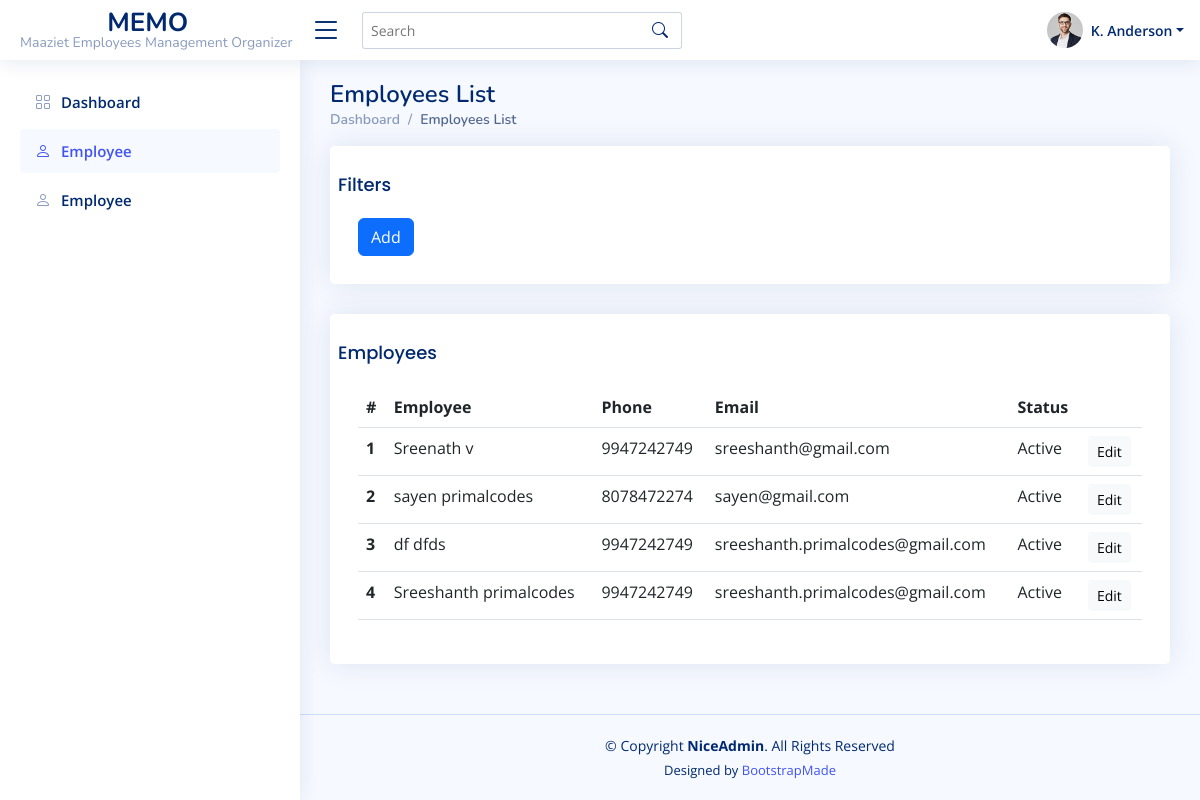
The page /list-employee/ on the database its author committed.
### employee_app/models.py (models this page shows)
class Employee(BaseContent):
    full_name = models.CharField(max_length=100,null=True)
    last_name = models.CharField(max_length = 100, null = True)
    phone = models.CharField(max_length = 100, null = True)
    email = models.EmailField()

### employee_app/views.py (the view)
# urls.py: path('list-employee/',views.employees_list,name='list-employee'),
def employees_list(request):
    sql_con.row_factory = dict_factory
    cur = sql_con.cursor()
    page_context = {"Dashboard":reverse('index_page')}
    page_header = "Employees List"
    employees = cur.execute("SELECT * FROM employee_app_employee").fetchall()
    return render(request,'list_employees.html',locals())

### sqliteqs/config.py (called while the page is built)
def dict_factory(cursor, row):
    d = {}
    for idx, col in enumerate(cursor.description):
        d[col[0]] = row[idx]
    return d

### employee_app/templates/list_employees.html (shortened to what this page needs)
{% extends 'index_page.html' %}
{% load static %}
{% block container %}
<div class="card p-2">
    <h5 class="card-title">Filters</h5>
    <div class="card-body">
        <a class="btn btn-primary float-right" href="{% url 'create-employee' %}">Add</a>
    </div>
</div>
<div class="card p-2">
    <h5 class="card-title">Employees</h5>
    <div class="card-body">
        <table table id="basic-datatable" class="table dt-responsive nowrap w-100">
            <thead>
                <tr>
                    <th scope="col">#</th>
                    <th scope="col">Employee</th>
                    <th scope="col">Phone</th>
                    <th scope="col">Email</th>
                    <th scope="col">Status</th>
                    <th scope="col"></th>
                </tr>
            </thead>
            <tbody>
                {% for obj in employees %}
                <tr>
                    <th scope="row">{{forloop.counter}}</th>
                    <td>{{obj.full_name}} {{obj.last_name}}</td>
                    <td>{{obj.phone}}</td>
                    <td>{{obj.email}}</td>
                    <td>{% if obj.active == 1 %}Active{% endif %}</td>
                    <td>
                        <button class="btn btn-sm btn-light href-btn" data-href="{% url 'update-employee' obj.id %}">
                            Edit
                        </button>
                    </td>
                </tr>
                {% endfor %}
            </tbody>
        </table>
    </div>
</div>
{% endblock %}

### templates/index_page.html (shortened to what this page needs)
<!DOCTYPE html>
<html lang="en">
<head>
    {% include 'main_head.html' %}
</head>
<body>
    {% include 'main_header.html' %}
    {% include 'main_sidebar.html' %}
    <main id="main" class="main">
        <div class="pagetitle">
            <h1>{{page_header}}</h1>
            <nav>
              <ol class="breadcrumb">
                {% for title,url in page_context.items %}
                    <li class="breadcrumb-item"><a href="{{url}}">{{title}}</a></li>
                {% endfor %}
                <li class="breadcrumb-item active">{{page_header}}</li>
              </ol>
            </nav>
        </div>
        {% block container %}{% endblock %}
    </main>
    {% include 'main_footer.html' %}
</body>
</html>

### templates/main_head.html (shortened to what this page needs)
{% load static %}
<link href="{% static '' %}assets/vendor/bootstrap/css/bootstrap.min.css" rel="stylesheet">
<link href="{% static '' %}assets/vendor/bootstrap-icons/bootstrap-icons.css" rel="stylesheet">
<link href="{% static '' %}assets/vendor/boxicons/css/boxicons.min.css" rel="stylesheet">
<link href="{% static '' %}assets/vendor/quill/quill.snow.css" rel="stylesheet">
<link href="{% static '' %}assets/vendor/quill/quill.bubble.css" rel="stylesheet">
<link href="{% static '' %}assets/vendor/remixicon/remixicon.css" rel="stylesheet">
<link href="{% static '' %}assets/vendor/simple-datatables/style.css" rel="stylesheet">
<link href="{% static '' %}assets/css/style.css" rel="stylesheet">
<link rel="stylesheet" href="{% static 'assets/vendor/toastr/build/toastr.min.css' %}">

### templates/main_header.html (shortened to what this page needs)
{% load static %}
<header id="header" class="header fixed-top d-flex align-items-center">
    <div class="d-flex align-items-center justify-content-between">
        <a href="index.html" class="logo d-flex align-items-center">
            <span class="d-none d-lg-block">
                <span style="margin-left: 32%;">MEMO</span>
                <span class="d-flex"
                    style="color: #899bbd;font-size: 14px;font-weight: 400;">
                    Maaziet Employees Management Organizer
                </span>
            </span>
        </a>
        <i class="bi bi-list toggle-sidebar-btn"></i>
    </div>
    <div class="search-bar">
      <form class="search-form d-flex align-items-center" method="POST" action="#">
        <input type="text" name="query" placeholder="Search" title="Enter search keyword">
        <button type="submit" title="Search"><i class="bi bi-search"></i></button>
      </form>
    </div>
    <nav class="header-nav ms-auto">
      <ul class="d-flex align-items-center">
        <li class="nav-item dropdown pe-3">
          <a class="nav-link nav-profile d-flex align-items-center pe-0" href="#" data-bs-toggle="dropdown">
            <img src="assets/img/profile-img.jpg" alt="Profile" class="rounded-circle">
            <span class="d-none d-md-block dropdown-toggle ps-2">K. Anderson</span>
          </a>
        </li>
      </ul>
    </nav>
</header>

### templates/main_sidebar.html
{% load static %}
<aside id="sidebar" class="sidebar">
    <ul class="sidebar-nav" id="sidebar-nav">
      <li class="nav-item">
        <a class="nav-link collapsed" href="/">
          <i class="bi bi-grid"></i>
          <span>Dashboard</span>
        </a>
      </li>
      <li class="nav-item">
        <a data-id="employee_nav" class="nav-link collapsed" href="{% url 'list-employee' %}">
          <i class="bi bi-person"></i>
          <span>Employee</span>
        </a>
      </li>
      <li class="nav-item">
        <a class="nav-link collapsed" href="#">
          <i class="bi bi-person"></i>
          <span>Employee</span>
        </a>
      </li>
    </ul>
</aside>

### templates/main_footer.html
{% load static %}
<footer id="footer" class="footer">
    <div class="copyright">
      &copy; Copyright <strong><span>NiceAdmin</span></strong>. All Rights Reserved
    </div>
    <div class="credits">
      Designed by <a href="https://bootstrapmade.com/">BootstrapMade</a>
    </div>
</footer>

### templates/main_script.html (shortened to what this page needs)
{% load static %}

### static/assets/css/style.css (style rules this page uses)
:root { scroll-behavior: smooth; }
body { font-family: "Open Sans", sans-serif; background: #f6f9ff; color: #444444; }
a { color: #4154f1; text-decoration: none; }
h1, h2, h3, h4, h5, h6 { font-family: "Nunito", sans-serif; }
#main { margin-top: 60px; padding: 20px 30px; transition: all 0.3s; }
.pagetitle { margin-bottom: 10px; }
.pagetitle h1 { font-size: 24px; margin-bottom: 0; font-weight: 600; color: #012970; }
.card { margin-bottom: 30px; border: none; border-radius: 5px; box-shadow: 0px 0 30px rgba(1, 41, 112, 0.1); }
.card-title { padding: 20px 0 15px 0; font-size: 18px; font-weight: 500; color: #012970; font-family: "Poppins", sans-serif; }
.card-body { padding: 0 20px 20px 20px; }
.breadcrumb { font-size: 14px; font-family: "Nunito", sans-serif; color: #899bbd; font-weight: 600; }
.breadcrumb a { color: #899bbd; transition: 0.3s; }
.breadcrumb .breadcrumb-item::before { color: #899bbd; }
.breadcrumb .active { color: #51678f; font-weight: 600; }
.logo { line-height: 1; }
@media (min-width: 1200px) { .logo { width: 280px; } }
.logo span { font-size: 26px; font-weight: 700; color: #012970; font-family: "Nunito", sans-serif; }
.header { transition: all 0.5s; z-index: 997; height: 60px; box-shadow: 0px 2px 20px rgba(1, 41, 112, 0.1); background-color: #fff; padding-left: 20px; }
.header .toggle-sidebar-btn { font-size: 32px; padding-left: 10px; cursor: pointer; color: #012970; }
.header .search-bar { min-width: 360px; padding: 0 20px; }
.header .search-form { width: 100%; }
.header .search-form input { border: 0; font-size: 14px; color: #012970; border: 1px solid rgba(1, 41, 112, 0.2); padding: 7px 38px 7px 8px; border-radius: 3px; transition: 0.3s; width: 100%; }
.header .search-form button { border: 0; padding: 0; margin-left: -30px; background: none; }
.header .search-form button i { color: #012970; }
.header-nav ul { list-style: none; }
.header-nav>ul { margin: 0; padding: 0; }
.header-nav .nav-profile { color: #012970; }
.header-nav .nav-profile img { max-height: 36px; }
.header-nav .nav-profile span { font-size: 14px; font-weight: 600; }
.sidebar { position: fixed; top: 60px; left: 0; bottom: 0; width: 300px; z-index: 996; transition: all 0.3s; padding: 20px; overflow-y: auto; scrollbar-width: thin; scrollbar-color: #aab7cf transparent; box-shadow: 0px 0px 20px rgba(1, 41, 112, 0.1); background-color: #fff; }
@media (min-width: 1200px) { #main, #footer { margin-left: 300px; } }
.sidebar-nav { padding: 0; margin: 0; list-style: none; }
.sidebar-nav li { padding: 0; margin: 0; list-style: none; }
.sidebar-nav .nav-item { margin-bottom: 5px; }
.sidebar-nav .nav-link { display: flex; align-items: center; font-size: 15px; font-weight: 600; color: #4154f1; transition: 0.3; background: #f6f9ff; padding: 10px 15px; border-radius: 4px; }
.sidebar-nav .nav-link i { font-size: 16px; margin-right: 10px; color: #4154f1; }
.sidebar-nav .nav-link.collapsed { color: #012970; background: #fff; }
.sidebar-nav .nav-link.collapsed i { color: #899bbd; }
.footer { padding: 20px 0; font-size: 14px; transition: all 0.3s; border-top: 1px solid #cddfff; }
.footer .copyright { text-align: center; color: #012970; }
.footer .credits { padding-top: 5px; text-align: center; font-size: 13px; color: #012970; }

### rows shown on the page
Employee: full_name "Sreenath", last_name "v", phone "9947242749", email "sreeshanth@gmail.com"
Employee: full_name "sayen", last_name "primalcodes", phone "8078472274", email "sayen@gmail.com"
Employee: full_name "df", last_name "dfds", phone "9947242749", email "sreeshanth.primalcodes@gmail.com"
Employee: full_name "Sreeshanth", last_name "primalcodes", phone "9947242749", email "sreeshanth.primalcodes@gmail.com"

### other values the page prints
{{ page_header }} "Employees List"
{{ title }} "Dashboard"
